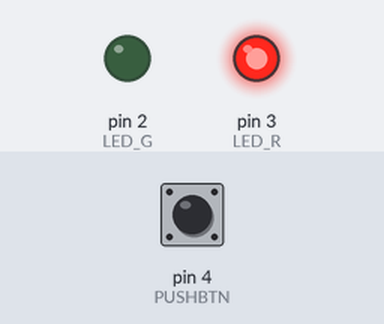
Bench run of a sketch on a simulated Arduino Uno, built with avr-gcc and run on an emulated ATmega328P. On the bench: output pins drawn as LEDs (lit = HIGH). The inputs (shaded band) are chosen by the test bench; at power-on: pin 4 (PUSHBTN) HIGH.

Above: at 1.2 s.
1.3 s: pin 4 (PUSHBTN) pulled LOW for 0.15 s
At 1.8 s:
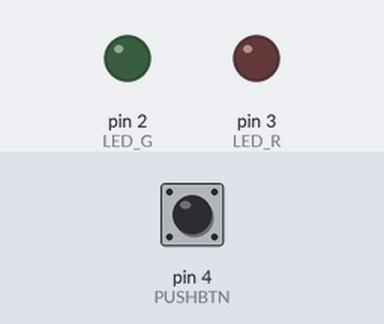
4.4 s: pin 4 (PUSHBTN) pulled LOW for 1 s
At 6.7 s:
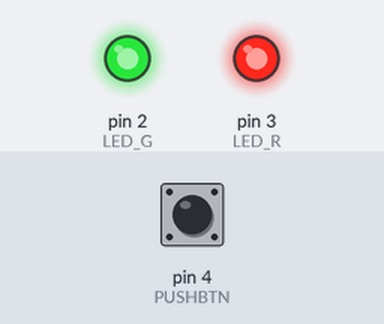
8.4 s: pin 4 (PUSHBTN) pulled LOW for 3.2 s
At 16.1 s:
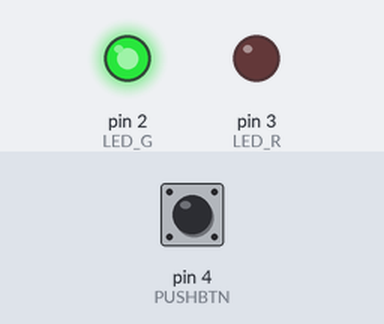
Timing chart, 0 to 17.6 s (numbered marks = the images above; inputs shaded):
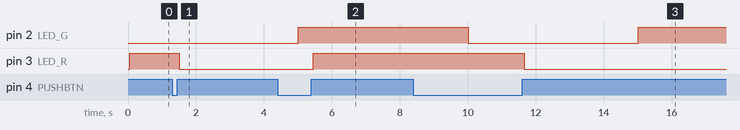

Measured:
- after the input at 1.3 s, pin 3 (LED_R): HIGH → LOW after 0.20 s
- after the input at 4.4 s, pin 3 (LED_R): LOW → HIGH after 1.1 s
- after the input at 8.4 s, pin 3 (LED_R): HIGH → LOW after 3.3 s

The sketch:

Part1.ino
```cpp
//OUTPUTS
int LED_G = 2; boolean G_state = true;
int LED_R = 3; boolean R_state = false;

//INPUTS
int PUSHBTN = 4;

//VARIABLES
int currMill, pushBtnMill;
int SECOND = 1000;

int btnState = 0, prevBtnState = 0, state;

void setup() {
  Serial.begin(9600);

  pinMode(LED_G, OUTPUT);
  pinMode(LED_R, OUTPUT);

  pinMode(PUSHBTN, INPUT_PULLUP);

}

void loop() {
  unsigned long currentMill = millis();
  boolean pushValue = digitalRead(PUSHBTN);
  incrState();

  if (state % 2 == 1) {
    digitalWrite(LED_R, HIGH);
    R_state = false;
  }
  else {
    digitalWrite(LED_R, LOW);
    R_state = true;
  }

  if (millis() > currMill + 5 * SECOND) {
    currMill = millis();
    if (G_state == true) {
      digitalWrite(LED_G, HIGH);
      G_state = false;
    }
    else {
      digitalWrite(LED_G, LOW);
      G_state = true;
    }
  }
}
void incrState() {
  btnState = digitalRead(PUSHBTN);
  if (btnState != prevBtnState) {
    if (btnState == 1) {
      state++;
      if (state > 2) {
        state = 1;
      }
    }
    prevBtnState = btnState;
  }
  delay(50);
}
```
